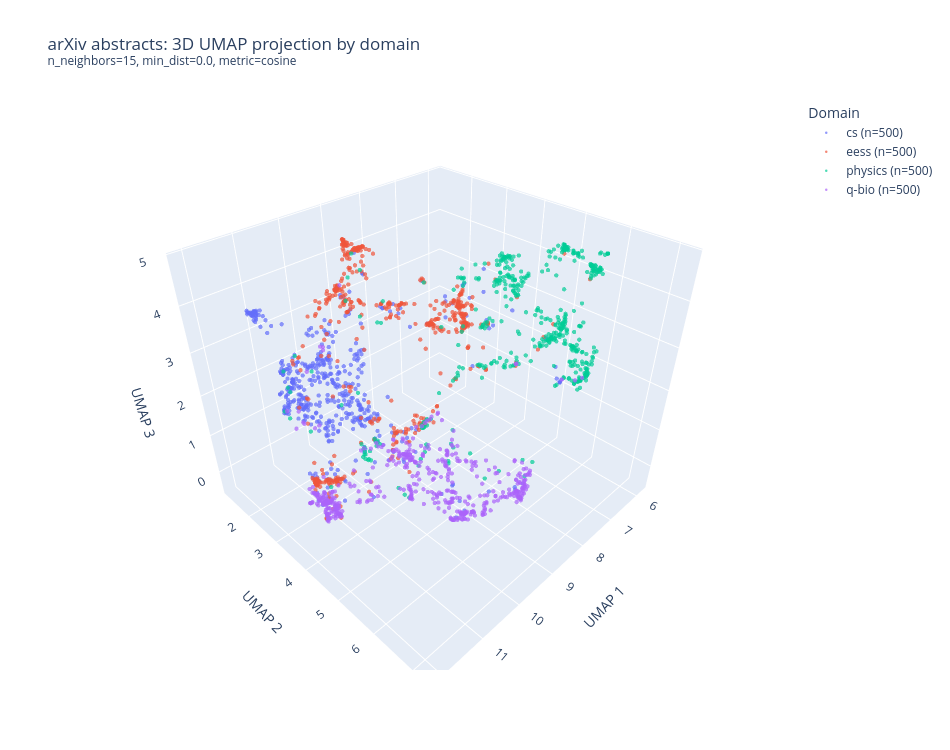

Write notebook code for a chart like this one.
### Code cell
import umap
import plotly.express as px

reducer_3d = umap.UMAP(
    n_components=3,
    n_neighbors=15,
    min_dist=0.0,
    metric="cosine",
    random_state=42,
)
X_umap_3d = reducer_3d.fit_transform(X)

plot_df = (
    df.assign(umap_1=X_umap_3d[:, 0], umap_2=X_umap_3d[:, 1], umap_3=X_umap_3d[:, 2])
    .sample(frac=1, random_state=42)
)

counts = plot_df["domain"].value_counts()
plot_df["domain_n"] = plot_df["domain"].map(lambda d: f"{d} (n={counts[d]})")

fig = px.scatter_3d(
    plot_df,
    x="umap_1", y="umap_2", z="umap_3",
    color="domain_n",
    category_orders={"domain_n": sorted(plot_df["domain_n"].unique())},
    hover_name="title",
    hover_data={"primary_category": True, "umap_1": False, "umap_2": False, "umap_3": False},
    opacity=0.7,
    title="arXiv abstracts: 3D UMAP projection by domain<br>"
          "<sup>n_neighbors=15, min_dist=0.0, metric=cosine</sup>",
    width=950, height=750,
)
fig.update_traces(marker=dict(size=2.5))
fig.update_layout(
    legend_title_text="Domain",
    scene=dict(xaxis_title="UMAP 1", yaxis_title="UMAP 2", zaxis_title="UMAP 3"),
)
fig.show()

### Figure 1 — Plotly figure (JSON) as saved in the notebook; plotly's stock layout.template omitted (floating-point values rounded to 4 significant figures; data arrays with more than 128 entries replaced by an {"elided": "..."} marker saying what was removed)
{"data": [{"customdata": {"elided": "500x1 str values"}, "hovertemplate": "<b>%{hovertext}</b><br><br>domain_n=cs (n=500)<br>primary_category=%{customdata[0]}<extra></extra>", "hovertext": {"elided": "500 str values"}, "legendgroup": "cs (n=500)", "marker": {"color": "#636efa", "opacity": 0.7, "size": 2.5, "symbol": "circle"}, "mode": "markers", "name": "cs (n=500)", "scene": "scene", "showlegend": true, "type": "scatter3d", "x": {"elided": "500 float values"}, "y": {"elided": "500 float values"}, "z": {"elided": "500 float values"}}, {"customdata": {"elided": "500x1 str values"}, "hovertemplate": "<b>%{hovertext}</b><br><br>domain_n=eess (n=500)<br>primary_category=%{customdata[0]}<extra></extra>", "hovertext": {"elided": "500 str values"}, "legendgroup": "eess (n=500)", "marker": {"color": "#EF553B", "opacity": 0.7, "size": 2.5, "symbol": "circle"}, "mode": "markers", "name": "eess (n=500)", "scene": "scene", "showlegend": true, "type": "scatter3d", "x": {"elided": "500 float values"}, "y": {"elided": "500 float values"}, "z": {"elided": "500 float values"}}, {"customdata": {"elided": "500x1 str values"}, "hovertemplate": "<b>%{hovertext}</b><br><br>domain_n=physics (n=500)<br>primary_category=%{customdata[0]}<extra></extra>", "hovertext": {"elided": "500 str values"}, "legendgroup": "physics (n=500)", "marker": {"color": "#00cc96", "opacity": 0.7, "size": 2.5, "symbol": "circle"}, "mode": "markers", "name": "physics (n=500)", "scene": "scene", "showlegend": true, "type": "scatter3d", "x": {"elided": "500 float values"}, "y": {"elided": "500 float values"}, "z": {"elided": "500 float values"}}, {"customdata": {"elided": "500x1 str values"}, "hovertemplate": "<b>%{hovertext}</b><br><br>domain_n=q-bio (n=500)<br>primary_category=%{customdata[0]}<extra></extra>", "hovertext": {"elided": "500 str values"}, "legendgroup": "q-bio (n=500)", "marker": {"color": "#ab63fa", "opacity": 0.7, "size": 2.5, "symbol": "circle"}, "mode": "markers", "name": "q-bio (n=500)", "scene": "scene", "showlegend": true, "type": "scatter3d", "x": {"elided": "500 float values"}, "y": {"elided": "500 float values"}, "z": {"elided": "500 float values"}}], "layout": {"height": 750, "legend": {"title": {"text": "Domain"}, "tracegroupgap": 0}, "scene": {"domain": {"x": [0, 1], "y": [0, 1]}, "xaxis": {"title": {"text": "UMAP 1"}}, "yaxis": {"title": {"text": "UMAP 2"}}, "zaxis": {"title": {"text": "UMAP 3"}}}, "title": {"text": "arXiv abstracts: 3D UMAP projection by domain<br><sup>n_neighbors=15, min_dist=0.0, metric=cosine</sup>"}, "width": 950}}
